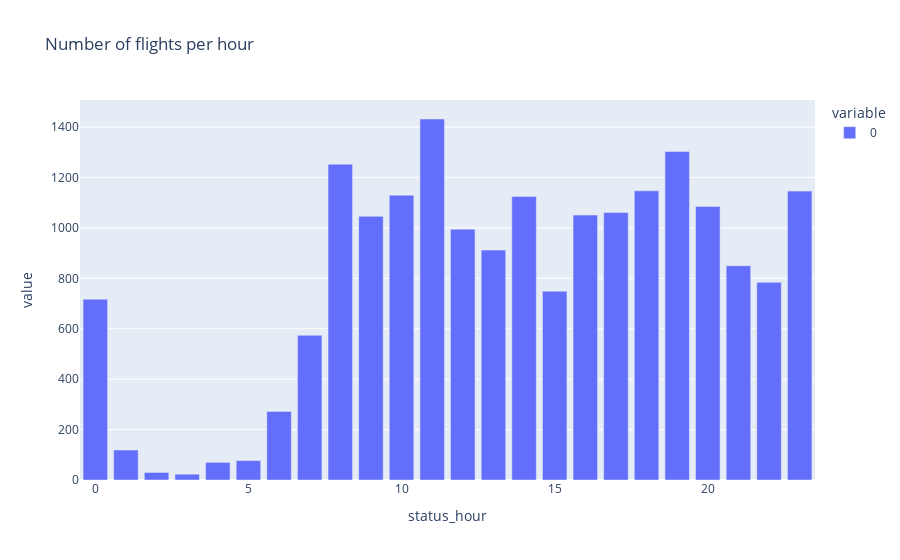

The notebook cell this image was saved under:
### Code cell
arrival_df2.groupby(arrival_df2['status_hour'].dt.hour).size()
px.bar(arrival_df2.groupby(arrival_df2['status_hour'].dt.hour).size(), title='Number of flights per hour')

### Figure 1 — Plotly figure (JSON) as saved in the notebook; plotly's stock layout.template omitted (floating-point values rounded to 4 significant figures)
{"data": [{"alignmentgroup": "True", "hovertemplate": "variable=0<br>status_hour=%{x}<br>value=%{y}<extra></extra>", "legendgroup": "0", "marker": {"color": "#636efa", "pattern": {"shape": ""}}, "name": "0", "offsetgroup": "0", "orientation": "v", "showlegend": true, "textposition": "auto", "type": "bar", "x": [0, 1, 2, 3, 4, 5, 6, 7, 8, 9, 10, 11, 12, 13, 14, 15, 16, 17, 18, 19, 20, 21, 22, 23], "xaxis": "x", "y": [717, 119, 30, 23, 70, 77, 272, 574, 1253, 1046, 1130, 1432, 995, 912, 1125, 749, 1051, 1061, 1147, 1303, 1085, 850, 784, 1146], "yaxis": "y"}], "layout": {"barmode": "relative", "legend": {"title": {"text": "variable"}, "tracegroupgap": 0}, "title": {"text": "Number of flights per hour"}, "xaxis": {"anchor": "y", "domain": [0, 1], "title": {"text": "status_hour"}}, "yaxis": {"anchor": "x", "domain": [0, 1], "title": {"text": "value"}}}}
